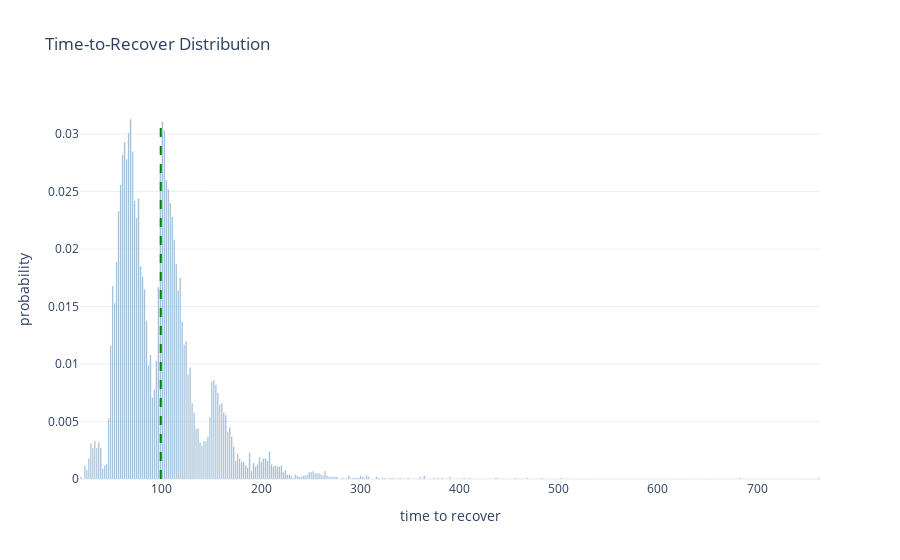
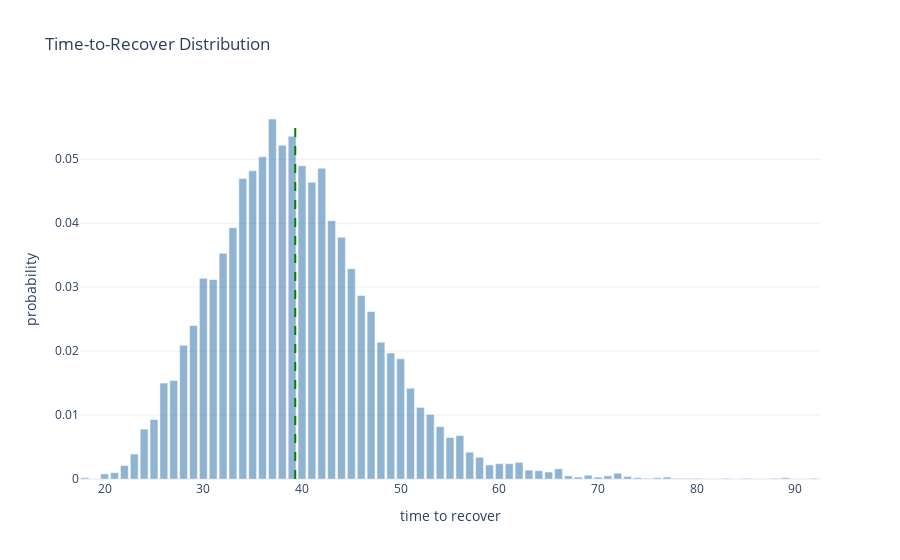
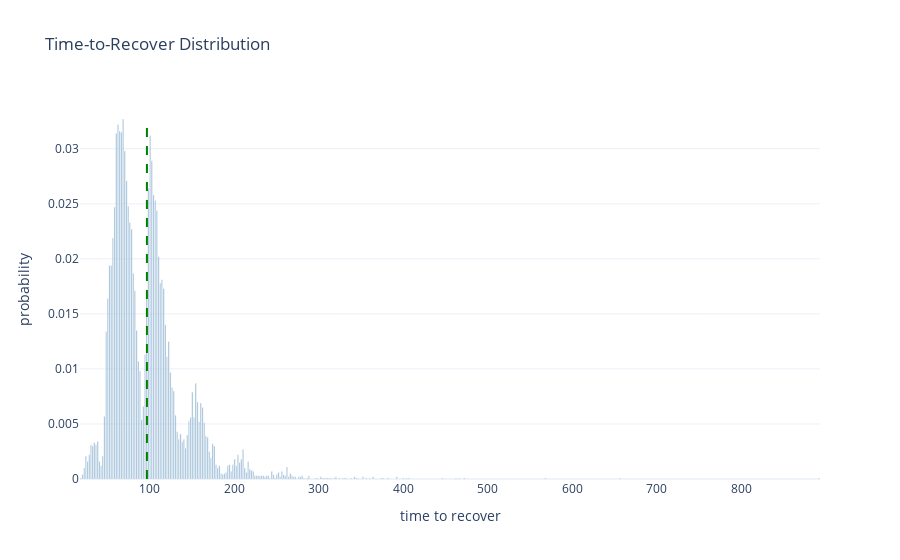
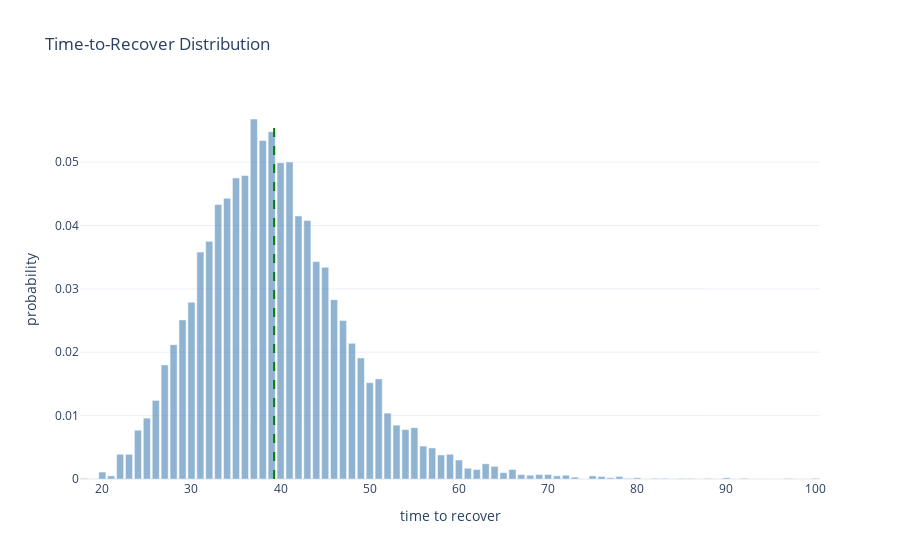

Notebook code cell kept with these figures, in order:
### Code cell
# Just restart the notebook and it will run all benchmarks again.
# Cached benchmarks are stored in memory and reused if the source file did not change.


from pprint import pprint


def compute_sha1(path):
    """Return SHA1 hash of the file's contents."""
    with open(path, "rb") as f:
        return hashlib.sha1(f.read()).hexdigest()


def load_module(name):
    """Import or reload impls.<name>."""
    full_name = "impls." + name

    if full_name in globals():
        module = importlib.reload(globals()[full_name])
    else:
        module = importlib.import_module(full_name)
        globals()[full_name] = module

    return module


def report(stats):
    render_distribution(stats)
    pprint(stats["metrics"])


# Iterate over implementation files
for file in IMPLS_DIR.glob("*.py"):
    name = file.stem

    # Skip interface and private modules
    if name == "_interface" or name.startswith("_"):
        continue

    print("Found implementation:", name)

    file_hash = compute_sha1(file)

    # If cached: check whether file changed
    if name in benchmark_cache:
        cached = benchmark_cache[name]
        cached_hash = cached["hash"]
        cached_stats = cached["stats"]

        if cached_hash == file_hash:
            print("  No changes. Using cached benchmark.")
            report(cached_stats)
            continue
        else:
            print("  File changed. Reloading and benchmarking again.")
    else:
        print("  First time seen. Benchmarking.")

    # Load/reload implementation
    module = load_module(name)

    # Require expected constructors
    if not hasattr(module, "producer_constructor") or not hasattr(
        module, "recoverer_constructor"
    ):
        print("  Missing constructors. Skipping.\n")
        continue

    N = 5
    D = 2**20
    producer_constructor = module.producer_constructor
    recoverer_constructor = module.recoverer_constructor
    D = getattr(module, "override_D", lambda _: D)(N)

    # Run benchmark
    stats = visual_benchmark(
        producer_constructor,
        recoverer_constructor,
        N=N,
        D=D,
        passes=10000,
    )

    # Store into cache
    benchmark_cache[name] = {
        "hash": file_hash,
        "stats": stats,
    }

    # Render the new result
    report(stats)

### Figure 1 — Plotly figure (JSON) as saved in the notebook; plotly's stock layout.template omitted (floating-point values rounded to 4 significant figures; data arrays with more than 128 entries replaced by an {"elided": "..."} marker saying what was removed)
{"data": [{"marker": {"color": "steelblue"}, "name": "probability", "opacity": 0.6, "type": "bar", "x": {"elided": "373 float values"}, "y": {"elided": "373 float values"}}], "layout": {"shapes": [{"line": {"color": "green", "dash": "dash", "width": 2}, "type": "line", "x0": 98.89, "x1": 98.89, "y0": 0, "y1": 0.0313}], "title": {"text": "Time-to-Recover Distribution"}, "xaxis": {"title": {"text": "time to recover"}}, "yaxis": {"title": {"text": "probability"}}}}

### Figure 2 — Plotly figure (JSON) as saved in the notebook; plotly's stock layout.template omitted (floating-point values rounded to 4 significant figures)
{"data": [{"marker": {"color": "steelblue"}, "name": "probability", "opacity": 0.6, "type": "bar", "x": [18, 19, 20, 21, 22, 23, 24, 25, 26, 27, 28, 29, 30, 31, 32, 33, 34, 35, 36, 37, 38, 39, 40, 41, 42, 43, 44, 45, 46, 47, 48, 49, 50, 51, 52, 53, 54, 55, 56, 57, 58, 59, 60, 61, 62, 63, 64, 65, 66, 67, 68, 69, 70, 71, 72, 73, 74, 75, 76, 77, 78, 79, 80, 81, 82, 83, 84, 85, 86, 87, 88, 89, 90, 91, 92], "y": [0.0002, 0.0, 0.0008, 0.001, 0.0021, 0.0039, 0.0078, 0.0093, 0.015, 0.0154, 0.0209, 0.024, 0.0314, 0.0312, 0.0353, 0.0393, 0.047, 0.0482, 0.0504, 0.0563, 0.0522, 0.0536, 0.049, 0.0464, 0.0486, 0.0404, 0.0378, 0.0329, 0.0287, 0.0262, 0.0214, 0.0197, 0.0188, 0.0142, 0.0112, 0.0101, 0.0082, 0.0065, 0.0068, 0.0042, 0.0034, 0.0022, 0.0024, 0.0024, 0.0026, 0.0014, 0.0013, 0.0011, 0.0016, 0.0005, 0.0003, 0.0006, 0.0003, 0.0005, 0.0009, 0.0004, 0.0002, 0.0001, 0.0002, 0.0003, 0.0001, 0.0001, 0.0001, 0.0, 0.0, 0.0001, 0.0, 0.0001, 0.0, 0.0, 0.0001, 0.0002, 0.0, 0.0, 0.0001]}], "layout": {"shapes": [{"line": {"color": "green", "dash": "dash", "width": 2}, "type": "line", "x0": 39.32, "x1": 39.32, "y0": 0, "y1": 0.0563}], "title": {"text": "Time-to-Recover Distribution"}, "xaxis": {"title": {"text": "time to recover"}}, "yaxis": {"title": {"text": "probability"}}}}

### Figure 3 — Plotly figure (JSON) as saved in the notebook; plotly's stock layout.template omitted (floating-point values rounded to 4 significant figures; data arrays with more than 128 entries replaced by an {"elided": "..."} marker saying what was removed)
{"data": [{"marker": {"color": "steelblue"}, "name": "probability", "opacity": 0.6, "type": "bar", "x": {"elided": "438 float values"}, "y": {"elided": "438 float values"}}], "layout": {"shapes": [{"line": {"color": "green", "dash": "dash", "width": 2}, "type": "line", "x0": 96.72, "x1": 96.72, "y0": 0, "y1": 0.0327}], "title": {"text": "Time-to-Recover Distribution"}, "xaxis": {"title": {"text": "time to recover"}}, "yaxis": {"title": {"text": "probability"}}}}

### Figure 4 — Plotly figure (JSON) as saved in the notebook; plotly's stock layout.template omitted (floating-point values rounded to 4 significant figures)
{"data": [{"marker": {"color": "steelblue"}, "name": "probability", "opacity": 0.6, "type": "bar", "x": [18, 19, 20, 21, 22, 23, 24, 25, 26, 27, 28, 29, 30, 31, 32, 33, 34, 35, 36, 37, 38, 39, 40, 41, 42, 43, 44, 45, 46, 47, 48, 49, 50, 51, 52, 53, 54, 55, 56, 57, 58, 59, 60, 61, 62, 63, 64, 65, 66, 67, 68, 69, 70, 71, 72, 73, 74, 75, 76, 77, 78, 79, 80, 81, 82, 83, 84, 85, 86, 87, 88, 89, 90, 91, 92, 93, 94, 95, 96, 97, 98, 99, 100], "y": [0.0001, 0.0, 0.0011, 0.0005, 0.0039, 0.0039, 0.0077, 0.0096, 0.0124, 0.018, 0.0212, 0.0251, 0.0279, 0.0358, 0.0375, 0.0433, 0.0443, 0.0475, 0.0479, 0.0568, 0.0534, 0.0548, 0.0499, 0.05, 0.0415, 0.0408, 0.0343, 0.0334, 0.0283, 0.025, 0.0214, 0.0191, 0.0152, 0.0158, 0.0104, 0.0085, 0.0078, 0.0081, 0.0052, 0.0049, 0.0038, 0.0039, 0.003, 0.0017, 0.0015, 0.0024, 0.002, 0.001, 0.0015, 0.0007, 0.0006, 0.0007, 0.0007, 0.0005, 0.0006, 0.0003, 0.0, 0.0005, 0.0004, 0.0002, 0.0004, 0.0001, 0.0002, 0.0, 0.0001, 0.0001, 0.0, 0.0001, 0.0001, 0.0, 0.0001, 0.0, 0.0002, 0.0, 0.0001, 0.0, 0.0, 0.0, 0.0, 0.0001, 0.0, 0.0, 0.0001]}], "layout": {"shapes": [{"line": {"color": "green", "dash": "dash", "width": 2}, "type": "line", "x0": 39.27, "x1": 39.27, "y0": 0, "y1": 0.0568}], "title": {"text": "Time-to-Recover Distribution"}, "xaxis": {"title": {"text": "time to recover"}}, "yaxis": {"title": {"text": "probability"}}}}
